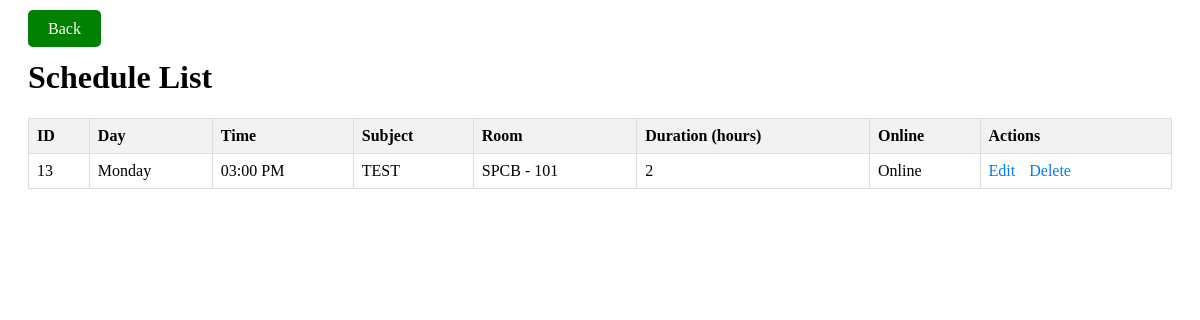
/schedule/list_schedule.php?id=3, run on the app's committed database.
### tables this page shows
CREATE TABLE `prof_schedule` (
  `id` int(255) NOT NULL,
  `room_id` varchar(255) NOT NULL,
  `prof_id` varchar(255) NOT NULL,
  `prof_name` varchar(255) NOT NULL,
  `subject_name` varchar(255) NOT NULL,
  `room` varchar(255) NOT NULL,
  `day_of_week` varchar(255) NOT NULL,
  `time` time NOT NULL,
  `duration` varchar(255) NOT NULL,
  `is_online` varchar(255) NOT NULL DEFAULT 'true'
);

### schedule/list_schedule.php (the view, shortened to what this page needs)
<?php
$conn = Connect();
$id = $_GET['id'] ?? 0;
$schedule_list = [];
$sql = "SELECT *, TIME_FORMAT(time, '%h:%i %p') AS time FROM prof_schedule where prof_id = $id";
$result = $conn->query($sql);
if ($result->num_rows > 0) {
    while($row = $result->fetch_assoc()) {
        $schedule_list[] = [
            'day_of_week' => $row['day_of_week'],
            'time' => $row['time'],
            'subject' => $row['subject_name'],
            'room' => $row['room'],
            'duration' => $row['duration'],
            'online' => $row['is_online'],
            'id' => $row['id'],
        ];
    }
}
?>
<!DOCTYPE html>
<html lang="en">
<head>
</head>
<body>
    <div class="container">
        <a href="schedule.php?id=<?php echo $id  ?>" class="btn">Back</a>
        <h1>Schedule List</h1>
        <table>
            <thead>
                <tr>
                    <th>ID</th>
                    <th>Day</th>
                    <th>Time</th>
                    <th>Subject</th>
                    <th>Room</th>
                    <th>Duration (hours)</th>
                    <th>Online</th>
                    <th>Actions</th>
                </tr>
            </thead>
            <tbody>
                <?php foreach ($schedule_list as $schedule): ?>
                    <tr>
                        <td><?php echo $schedule['id'] ?></td>
                        <td><?php echo $schedule['day_of_week'] ?></td>
                        <td><?php echo $schedule['time'] ?></td>
                        <td><?php echo $schedule['subject'] ?></td>
                        <td><?php echo $schedule['room'] ?></td>
                        <td><?php echo $schedule['duration'] ?></td>
                        <?php if ($schedule['online']): ?>
                            <td>Online</td>
                        <?php else: ?>
                            <td>Offline</td>
                        <?php endif; ?>
                        <td class="actions">
                            <a href="edit_schedule.php?id=<?= $schedule['id'] ?>&prof_id=<?php echo $id  ?>">Edit</a>
                            <a href="delete.php?id=<?= $schedule['id'] ?>&prof_id=<?php echo $id  ?>" onclick="return confirm('Are you sure you want to delete this schedule?')">Delete</a>
                        </td>
                    </tr>
                <?php endforeach; ?>
            </tbody>
        </table>
        <br>
    </div>
</body>
</html>

### schedule/list_schedule.php (style rules this page uses)
table { width: 100%; border-collapse: collapse; }
th, td { border: 1px solid #ddd; padding: 8px; text-align: left; }
th { background-color: #f2f2f2; }
.container { margin: 20px; }
.actions a { margin-right: 10px; text-decoration: none; color: #007BFF; }
.btn { text-decoration: none; padding: 10px 20px; background-color: green; color: #fff; border-radius: 5px; }

### data on the page
prof_schedule: id "13", day_of_week "Monday", time "03:00 PM", subject "TEST", room "SPCB - 101", duration "2", is_online "Online"
